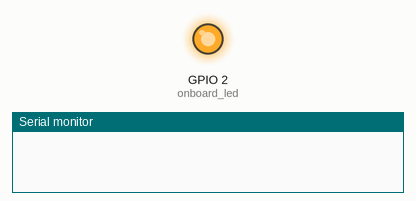
Recording of a sketch running on a simulated ESP32. Shown: output pins drawn as LEDs (lit = HIGH), the last lines printed to the serial monitor. WiFi joins after 1.5 s; servers stay silent unless stated.

Above: at 0.1 s.
At 2.6 s:
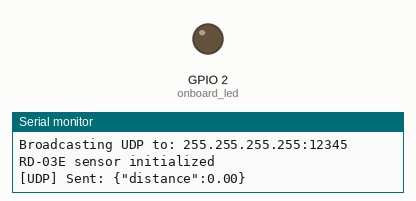
Timing chart, 0 to 4.1 s (numbered marks = the images above):
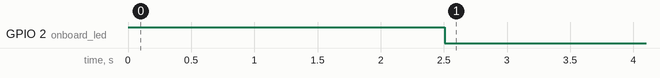

The sketch:

Rd03e.ino
```cpp
#include <WiFi.h>
#include <WiFiUdp.h>

// ===== WiFi Configuration =====
const char* ssid = "HD";
const char* password = "12345678";

// ===== UDP Configuration =====
WiFiUDP udp;
IPAddress broadcastIP(255, 255, 255, 255);  // Broadcast to all devices on network
const int udpPort = 12345;
unsigned long lastUdpSendTime = 0;
const unsigned long udpSendInterval = 1000; // Send every 1 second

// Define the onboard LED pin
int onboard_led = 2;

// Radar data buffer
uint8_t RX_BUF[64] = {0};
uint8_t RX_count = 0;
uint8_t RX_temp;
uint16_t range;
float currentDistance = 0.0; // Track current distance

// Timing variables - removed delays for instant response
bool targetInRange = false;

void setup() {
  // Initialize LED pin as output
  pinMode(onboard_led, OUTPUT);
  digitalWrite(onboard_led, HIGH);

  // Initialize serial communications
  Serial.begin(115200);
  delay(1000);
  Serial.println("\n\nESP32 with RD-03E Sensor Starting...");

  // Connect to WiFi
  Serial.print("Connecting to WiFi: ");
  Serial.println(ssid);
  WiFi.mode(WIFI_STA);
  WiFi.begin(ssid, password);

  int attempts = 0;
  while (WiFi.status() != WL_CONNECTED && attempts < 20) {
    delay(500);
    Serial.print(".");
    attempts++;
  }

  if (WiFi.status() == WL_CONNECTED) {
    Serial.println("\nWiFi connected!");
    Serial.print("ESP32 IP: ");
    Serial.println(WiFi.localIP());
    Serial.print("Broadcasting UDP to: ");
    Serial.print(broadcastIP);
    Serial.print(":");
    Serial.println(udpPort);
  } else {
    Serial.println("\nWiFi connection failed! Restarting...");
    ESP.restart();
  }

  // Start Serial1 on pins 16 (RX) and 17 (TX) at 256000 baud rate
  Serial1.begin(256000, SERIAL_8N1, 16, 17);
  Serial.println("RD-03E sensor initialized\n");
}

void loop() {
  // Check for data from Serial1
  while (Serial1.available()) {
    RX_temp = Serial1.read(); // Read a byte from Serial1
    RX_BUF[RX_count++] = RX_temp; // Store it in the buffer

    // Check if we have a valid packet (minimum 5 bytes needed)
    if (RX_count >= 5) { // Ensure we have enough bytes to check for a complete frame
      // Check for valid frame: AA + distance (2 bytes) + gesture (1 byte) + 55
      if (RX_BUF[0] == 0xAA && RX_BUF[RX_count - 1] == 0x55) {
        // Extract distance and gesture
        range = (RX_BUF[2] << 8) | RX_BUF[1]; // Combine distance bytes in little-end format
        uint8_t gesture = RX_BUF[3]; // Gesture information (1 byte)

        // Convert distance to meters
        float distanceInMeters = range / 100.0; // Convert cm to meters
        currentDistance = distanceInMeters; // Update current distance

        // Output distance in meters and gesture for debugging
        Serial.printf("Distance: %.2f m, Gesture: 0x%02X\n", distanceInMeters, gesture);
        if (gesture == 0x01 )
        {
          Serial.println("Gesture detected");
          delay(2000);
        }
        // Check if target distance is greater than 2 meters
        if (distanceInMeters > 2.0) {
          targetInRange = true; // Human detected beyond 2m
        } else {
          targetInRange = false; // Human at 2m or closer
        }

        // Reset buffer and count after processing a packet
        memset(RX_BUF, 0x00, sizeof(RX_BUF));
        RX_count = 0;
      } else {
        // If we receive an unexpected byte, we can reset the buffer
        if (RX_count >= sizeof(RX_BUF)) {
          memset(RX_BUF, 0x00, sizeof(RX_BUF));
          RX_count = 0;
        }
      }
    }
  }

  // Control LED instantly based on distance > 2m
  if (targetInRange) {
    digitalWrite(onboard_led, HIGH); // Turn on LED - human detected beyond 2m
  } else {
    digitalWrite(onboard_led, LOW); // Turn off LED - no human or human closer than 2m
  }

  // Send UDP data periodically
  if (millis() - lastUdpSendTime >= udpSendInterval) {
    sendUDPData();
    lastUdpSendTime = millis();
  }

  // Optional: Add a small delay to avoid flooding the Serial Monitor
  delay(100);
}

// ===== Send UDP Data =====
void sendUDPData() {
  if (WiFi.status() != WL_CONNECTED) {
    Serial.println("[UDP] WiFi not connected!");
    return;
  }

  char udpBuffer[128];
  snprintf(udpBuffer, sizeof(udpBuffer),
           "{\"distance\":%.2f}",
           currentDistance);

  udp.beginPacket(broadcastIP, udpPort);
  udp.write((uint8_t*)udpBuffer, strlen(udpBuffer));
  int result = udp.endPacket();

  if (result == 1) {
    Serial.printf("[UDP] Sent: %s\n", udpBuffer);
  } else {
    Serial.printf("[UDP] Send failed (code: %d)\n", result);
  }
}
```

Measured:
- by itself, GPIO 2 (onboard_led): HIGH → LOW at 2.5 s
